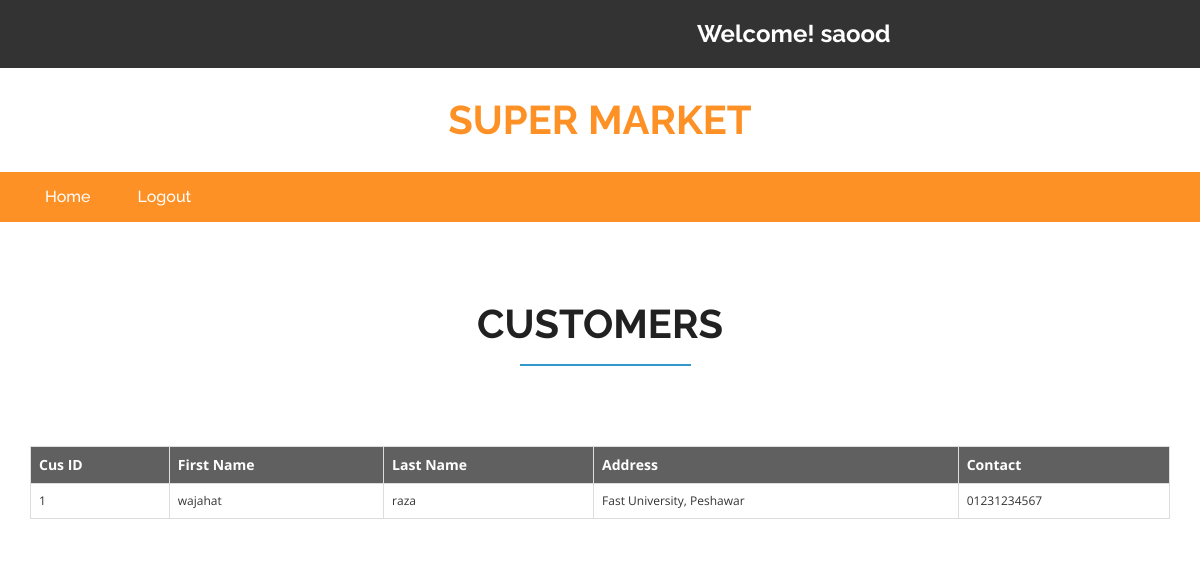
The app's page /cus_show.php (signed in) with its own data.
### tables this page shows
CREATE TABLE `CUSTOMER` (
  `CUS_ID` int(11) NOT NULL,
  `FIRST_NAME` varchar(10) NOT NULL,
  `LAST_NAME` varchar(10) NOT NULL,
  `ADDRESS` varchar(30) NOT NULL,
  `CONTACT` varchar(20) NOT NULL,
  `PASS` varchar(20) NOT NULL,
  `USER_NAME` varchar(25) NOT NULL
);

### cus_show.php (the view, shortened to what this page needs)
<?php
	include "connect.php";
?>
<!DOCTYPE html>
<html>
<head>
    <link href="css/bootstrap.css" rel="stylesheet" type="text/css" media="all" />
    <link href="css/checkbox.css" rel="stylesheet" type="text/css" media="all" />
    <link href="css/style.css" rel="stylesheet" type="text/css" media="all" />
    <link href="css/style1.css" rel="stylesheet" type="text/css" media="all" />
    <link href="css/font-awesome.css" rel="stylesheet">
</head>
<body>
	<div class="agileits_header">
        <div class="container">
            <div class="w3l_offers">
            </div>
            <div class="agile-login">
                <h3 style="color:white">Welcome!
                    <?php if(isset($_SESSION["name"])) {echo $_SESSION["name"];} ?>
                </h3>
            </div>
        </div>
    </div>
    <div class="logo_products">
        <div class="container">
            <div class="w3ls_logo_products_left">
                <h1><a href="employee.php">super Market</a></h1>
            </div>
            <div class="clearfix"> </div>
        </div>
    </div>
    <div class="navigation-agileits">
        <div class="container">
            <nav class="navbar navbar-default">
                <div class="collapse navbar-collapse" id="bs-megadropdown-tabs">
                    <ul class="nav navbar-nav" >
                        <li class="active"><a href="employee.php" class="act">Home</a></li>
                        <li class="active"><a href="logout.php">Logout</a></li>
                    </ul>
                </div>
            </nav>
        </div>
    </div>
    <div class="login">
        <div class="container">
            <h2>Customers</h2>
        </div>
    </div>
	<?php
            $qry = "SELECT * FROM CUSTOMER";
            $res = $con->query($qry);
			$result = "";
            $class = "tblro";
            $flag = 1;
			if ($res->num_rows>0) {
                $result .= "<div class ='container'>";
				$result .= "<table align='center' class='table table-bordered'>";
				$result .= "<tr class='tblh'><th>Cus ID</th><th>First Name</th><th>Last Name</th><th>Address</th><th>Contact</th></tr>";
				while ($row = $res->fetch_assoc())
				{
					$result .= "<tr class ='".$class."'>
									<td>
										".$row['CUS_ID']."
									</td>
									<td>
										".$row['FIRST_NAME']."
									</td>
									<td>
										".$row['LAST_NAME']."
									</td>
									<td>
										".$row['ADDRESS']."
									</td>
									<td>
										".$row['CONTACT']."
									</td>
								</tr>";
                    $flag++;
                    if(($flag)%2==0)
                        $class = "tblre";
                    else
                        $class = "tblro";
				}
				$result .= "</table></div>";
			}
			echo $result;
	?>
</body>
</html>

### css/style.css (style rules this page uses)
html, body { font-size: 100%; font-family: 'Open Sans', sans-serif; background:#ffffff; }
ul li,ol li { font-size:14px; }
h1,h2,h3,h4,h5,h6,a { font-family: 'Raleway', sans-serif; margin:0; font-weight:700; }
ul,label { margin:0; padding:0; }
.agileits_header { background: #333333; padding: 12px 0; }
.w3l_offers { float: left; padding: 9px 0; width: 47%; }
.agile-login { float: left; width: 40%; text-align: center; padding: 9px 0; }
.logo_products { padding: 2em 0; }
.w3ls_logo_products_left { float: left; text-align: center; width: 33.33%; }
.w3ls_logo_products_left h1 a { font-size: 40px; color: #fe9126; text-decoration: none; text-transform: uppercase; display: block; line-height: 1; }
.navbar-default .navbar-nav > li > a { color: #fff; font-size: 16px; font-weight: 500; }
.navbar-default .navbar-nav > .active > a, .navbar-default .navbar-nav > .active > a:hover, .navbar-default .navbar-nav > .active > a:focus { background-color: transparent; color: #fff !important; }
.navbar-default .navbar-collapse, .navbar-default .navbar-form { border: none; }
.navbar { position: relative; min-height: 50px; margin-bottom: 10px; border: 1px solid transparent; }
.navbar-default { background: none; border: none; }
.navbar-collapse { padding: 0; }
.navigation-agileits { background: #fe9126; }
.navbar-nav > li { float: left; margin-left: 17px; }
.navbar-nav > li:nth-child(1) { margin-left: 0px; }
.navbar-collapse { padding: 0; box-shadow: none; }
.navbar { margin-bottom: 0; border: none; }
.top-brands h2,.newproducts-w3agile h3,.login h2,.register h2,.faq-w3agile h3,.brands h3 { text-align:center; color:#212121; padding-bottom:.5em; position:relative; font-size: 2.5em; text-transform: uppercase; }
.top-brands h2:after,.newproducts-w3agile h3:after,.login h2:after,.register h2:after,.faq-w3agile h3:after,.brands h3:after { content: ''; background: #3399cc; height: 2px; width: 15%; position: absolute; bottom: 0%; left: 43%; }
.login { padding: 5em 0; }

### cus_show.php (style rules this page uses)
.tblh { background: #616060; font-size: 14px; color: white; }
.tblro { font-size: 12px; }

### records on screen
customer: CUS_ID "1", FIRST_NAME "wajahat", LAST_NAME "raza", ADDRESS "Fast University, Peshawar", CONTACT "01231234567"

### other values on screen
$_SESSION["name"] "saood"
